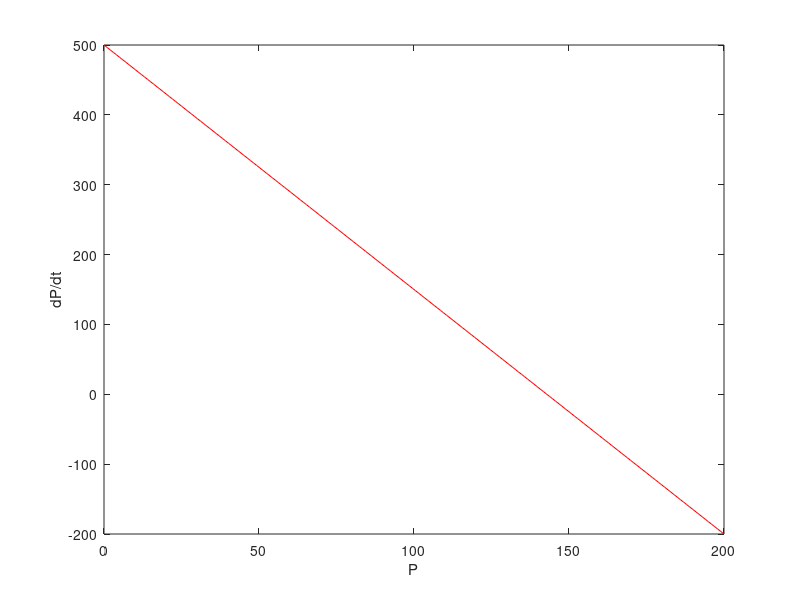

Write MATLAB code to recreate this figure. (Note: this script raises an error after producing the figure.)
% 3.5 Mini exercise: Steady states via Symbolic, graphical (phase line), numerical (fzero), and ode solver
% What value does an ODE model go to steady state? When du/dt=0!
% Gene expression with some positive feedback in expression:
% dPdt =@(P) (a_0 + a_1*P) - b*P;
% a_1 = 0.5
% Plot dPdt versus P. (Note this is different from dudt versus t)
% What value does this predict a steady state protein level? 
% Find the steady state using 3 approaches:
% Use symbolic math (and paper and pencil) to find the steady state.
% Use ode45 to numerically find the steady state.


% define ODE and parameters
a_0 = 500; % molecules per hour
a_1 = 0.5; % molecules per hour, per existing molecule of A
b = 4; % 1/hrs
dPdt =@(P) (a_0 + a_1*P) - b*P;

% Find the steady state by plotting the dP/dt versus P
PArray = linspace(0,200,200);
dPdtPhaseLine = dPdt(PArray);
figure;
plot(PArray,dPdtPhaseLine,'r');
ylabel('dP/dt');
xlabel('P');
refline(0,0); % horizontal line at dPdt=0
legend('dP/dt Phase Line','reference line');

[T, X] = ode45(@(t,P)dPdt(P), [0, 3.0], 1);
figure; hold on;
plot(T, X, '-b')
plot(0:3, 142.86*ones(1,4), '-r')
xlabel("time")
ylabel("P")